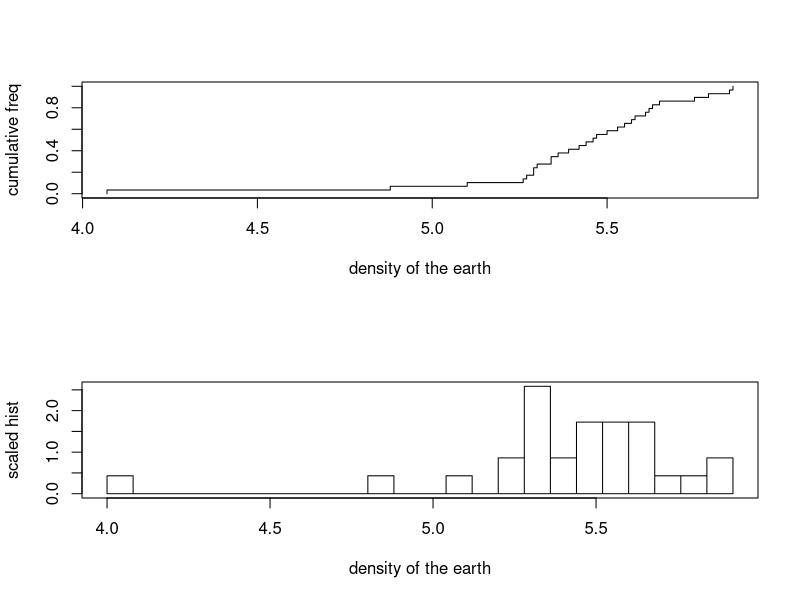

Here is the R script that generated this plot:
# program: empirical.cdf.pdf.r

empirical.cdf <- function(x, range = c(min(x), max(x))) {
  # plot empirical cdf of sample x over the interval given by range
  n <- length(x)
  x <- sort(x)
  x.plot <- range[1]
  y.plot <- c(0, 0)
  for (i in 1:n) {
    x.plot <- c(x.plot, x[i], x[i])
    y.plot <- c(y.plot, i/n, i/n)
  }
  x.plot <- c(x.plot, range[2])
  plot(x.plot, y.plot, type='l', xlab='', ylab='')
}

scaled.hist1 <- function(x, delta) {
  # plot a scaled histogram of the sample x using bins of width delta
  # calculate bin edges
  edges <- seq(from=delta*(min(x)%/%delta), to=delta*(max(x)%/%delta+1), by=delta)
  n.bins <- length(edges) - 1
  # count number of x's in each bin
  counts <- rep(0, times=n.bins)
  for (i in 1:length(x)) {
    # find the bin j containing x[i]
    j <- 1
    while (edges[j+1] < x[i]) {
      j <- j + 1
    }
    # add one to count for j-th bin
    counts[j] <- counts[j] + 1
  }
  # for k-th bin plot a box of width delta and height counts[k]
  x.plot <- c()
  y.plot <- c()
  for (i in 1:n.bins) {
    x.plot <- c(x.plot, c(edges[i], edges[i], edges[i+1], edges[i+1], edges[i]))
    y.plot <- c(y.plot, c(0, counts[i], counts[i], 0, 0)/delta/length(x))
  }
  plot(x.plot, y.plot, type='l', xlab='', ylab='')
}

scaled.hist2 <- function(x, delta) {
  # plot a scaled histogram of the sample x using bins of width delta
  # scale x so that observations in the k-th bin are labelled k
  x <- floor(x/delta)
  min.x <- min(x)
  x <- x - min.x + 1
  # count number of x's in each bin
  counts <- rep(0, max(x))
  for (i in 1:length(x)) {
    counts[x[i]] <- counts[x[i]] + 1
  }
  # for k-th bin plot a box of width delta and height counts[k]
  x.plot <- c()
  y.plot <- c()
  for (i in 1:length(counts)) {
    x.plot <- c(x.plot, delta*c(i-1, i-1, i, i, i-1))
    y.plot <- c(y.plot, c(0, counts[i], counts[i], 0, 0)/delta/length(x))
  }
  x.plot <- x.plot + delta*min.x
  plot(x.plot, y.plot, type='l', xlab='', ylab='')
}

cavendish <- c(5.50, 5.57, 5.42, 5.61, 5.53, 5.47, 4.88, 5.62, 5.63,
4.07, 5.29, 5.34, 5.26, 5.44, 5.46, 5.55, 5.34, 5.30, 5.36,
5.79, 5.75, 5.29, 5.10, 5.86, 5.58, 5.27, 5.85, 5.65, 5.39)
par(mfrow = c(2, 1))
empirical.cdf(cavendish)
title(xlab='density of the earth', ylab='cumulative freq')
scaled.hist1(cavendish, .08)
title(xlab='density of the earth', ylab='scaled hist')
par(mfrow = c(1, 1))
